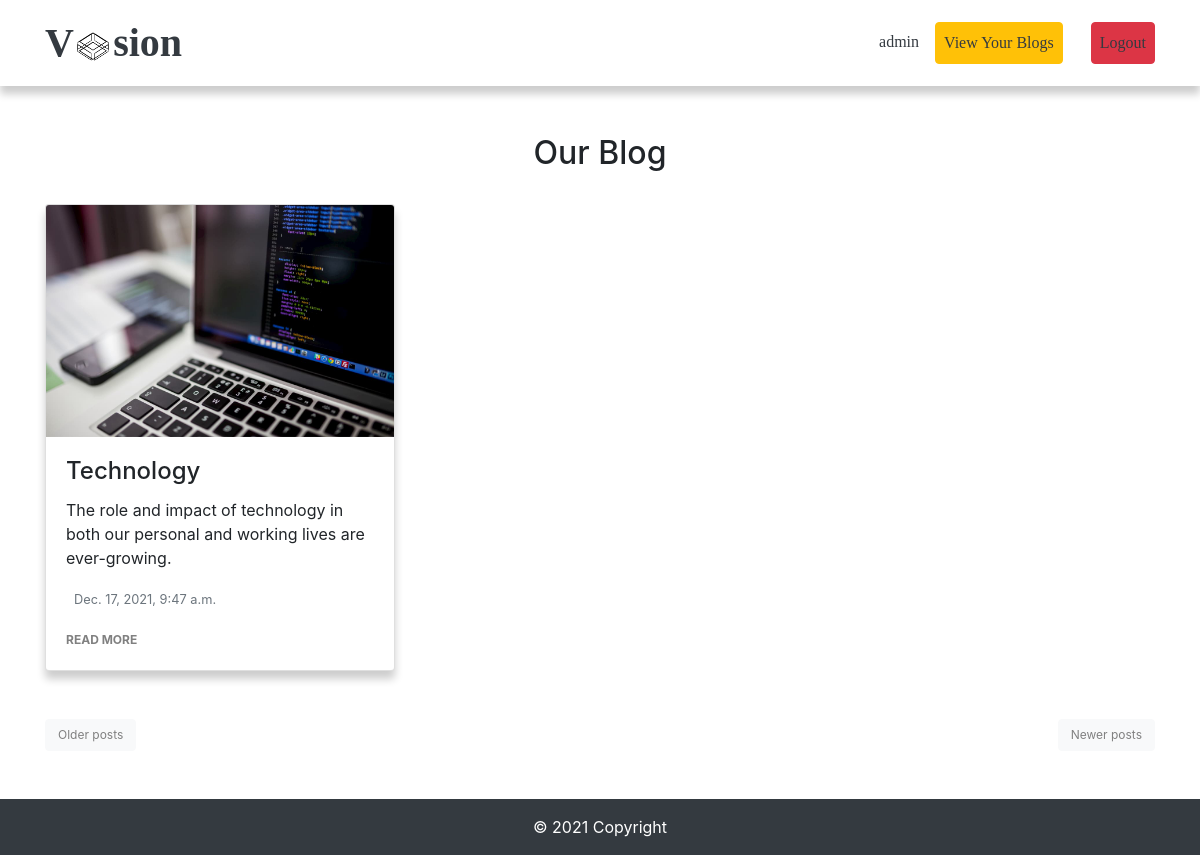
Screenshot of /blog/ (signed in) with the database file from the repository.
### home/models.py (models this page shows, shortened)
class BlogModel(models.Model):
    title = models.CharField(max_length=1000)
    content= FroalaField(null=True, blank=True)
    user = models.ForeignKey(User, blank=True, null=True, on_delete=models.CASCADE)
    slug = models.SlugField(max_length=1000, null=True, blank=True)
    image = models.ImageField(upload_to='blog', null=True, blank=True)
    created_at = models.DateTimeField(auto_now_add=True)
    upload_to = models.DateTimeField(auto_now=True)

### home/views.py (the view)
# urls.py: 2. Add a URL to urlpatterns:  path('blog/', include('blog.urls'))
def blog(request):
    blogs = BlogModel.objects.all()
    p = Paginator(blogs, 3)
    page = request.GET.get('page')
    pages = p.get_page(page)
    context = {'blogs':blogs, 'pages': pages }
    return render(request, 'blog.html', context)

### templates/blog.html
{% extends 'base.html' %}
{% block body %}
<div class="container">
    <h2 class='text-center mt-5'> Our Blog </h2>
    <div class="row">
    {% for blog in pages  %}
        <div class='col-md-4  mt-4'>
            <div class="card">
                <img class='card-img-top' src="{{ blog.image.url }}">
                <div class="card-body">
                    <h4 class="card-title">{{ blog.title }}</h4>
                    <p class="card-text"> {{ blog.content|striptags|slice:':90' }} </p>
                    <p class="card-text"><small class="text-muted"> {{ blog.created_at }} </small></p>
                    <a href="{% url 'blog_details' slug=blog.slug %}" class='btn_style mb-2 mt-2'>READ MORE </a>
                </div>
            </div>
        </div>
    {% endfor %}
    </div>
    <br /><br />
    <div class="pagination">
        {% if pages.has_previous %} <a class='text-light' href="{% url 'blog' %}?page={{pages.previous_page_number}}">
            <button class="bttn btn btn-light">Older posts</button></a>
        {% else %}
        <a class='text-light' href='?page=1'><button class="bttn btn btn-light">Older posts</button></a>
        {% endif %}
        {% if pages.has_next %}<a class='ml-auto text-light' href="{% url 'blog' %}?page={{pages.next_page_number}}">
            <button class="bttn btn btn-light float-right">Newer posts </button></a>
        {% else %}
        <a class='ml-auto' href='?page={{pages.paginator.num_pages}}'><button class="bttn btn btn-light float-right">Newer posts </button></a>
        {% endif %}
    </div>
</div>
<br /><br />
{% include 'footer.html' %}
{% endblock body %}

### templates/base.html (shortened to what this page needs)
<!DOCTYPE html>
<html lang='en'>
<head>
  {% load static %}
  <link rel='stylesheet' type='text/css' href="{% static 'css/blog.css' %}">
  <link rel="stylesheet" href="https://maxcdn.bootstrapcdn.com/bootstrap/4.0.0/css/bootstrap.min.css"
>
  <link href='https://unpkg.com/boxicons@2.0.7/css/boxicons.min.css' rel='stylesheet'>
</head>
<body class='bg-color'>
  <nav class="navbar navbar-expand-lg navbar-dark custom_nav">
    <div class="container">
      <a class="navbar-brand text-dark nav-style" href="/"><span>V</span>
        <span class='cuboid'><span class='cuboid-face cuboid-face-front'></span>
          <span class='cuboid-face cuboid-face-back'></span>
          <span class='cuboid-face cuboid-face-top'></span><span class='cuboid-face cuboid-face-bottom'></span>
          <span class='cuboid-face cuboid-face-left'></span><span class='cuboid-face cuboid-face-right'></span></span>
        <span>sion</span>
      </a>
      <div class="collapse navbar-collapse" id="navbarSupportedContent">
        {% if request.user.is_authenticated %}
        <ul class="navbar-nav justify-content-end ul-style">
          <li class="nav-item">
            <a class="nav-link active text-dark" href="/">{{request.user}}</a>
          </li>
          <li class="nav-item">
            <a class="nav-link btn btn-warning mx-2 text-dark" aria-current="page" href="{% url 'see_blog' %}">View
              Your Blogs</a>
          </li>
          <li class="nav-item">
            <a class="nav-link btn btn-danger text-dark" aria-current="page" href="{% url 'logout' %}">Logout</a>
          </li>
        </ul>
        {% endif %}
      </div>
    </div>
  </nav>
  {% block body %} {% endblock body %}
</body>
</html>

### static/css/blog.css (style rules this page uses)
.custom_nav { box-shadow: 0px 8px 8px 0px rgb(0, 0, 0, .2); }
.btn_style { font-size: 12px; color: gray; font-weight: bold; text-decoration: none; }
small { font-size: 18px; color: white; margin-left: 8px; }
.nav-style { font-family: cursive; font-size: 40px !important; font-weight: 600; }
.cuboid, .cuboid-face { display: inline-block; }
.cuboid { font-size: 0.75em; position: relative; height: 0.5em; width: 1em; vertical-align: middle; transform-style: preserve-3d; transform: rotateX(-40deg) rotateY(-45deg); font-size: 20px; }
.cuboid-face { position: absolute; top: 0; width: 100%; height: 100%; border: 0.08em solid #000; }
.cuboid-face-top, .cuboid-face-bottom { height: 1em; }
.cuboid-face-front { transform: translateZ(0.6em); animation: faceFront 3s ease-in-out infinite; }
.cuboid-face-back { transform: rotateY(180deg) translateZ(0.6em); animation: faceBack 3s ease-in-out infinite; }
.cuboid-face-left { transform: rotateY(-90deg) translateZ(0.6em); animation: faceLeft 3s ease-in-out infinite; }
.cuboid-face-right { transform: rotateY(90deg) translateZ(0.6em); animation: faceRight 3s ease-in-out infinite; }
.cuboid-face-top { transform: rotateX(90deg) translateZ(0.6em); }
.cuboid-face-bottom { transform: rotateX(-90deg); }
.ul-style { font-family: cursive; flex: auto !important; }
.bttn { font-size: 12px !important; color: gray !important; }
ul li a { margin-left: 20px; }
.card { box-shadow: 0px 8px 8px 0px rgb(0, 0, 0, .2); }

### rows the page displays
BlogModel: image (picture), title "Technology", content "The role and impact of technology in both our personal and working lives are ever-growing.", created_at "Dec. 17, 2021, 9:47 a.m."

### other values shown
{{ request.user }} "admin"
